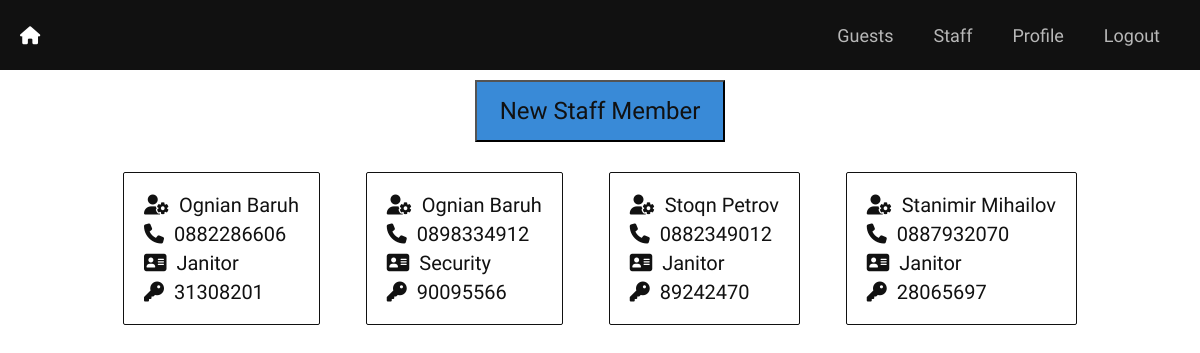
Screenshot of /staff (signed in) with the database file from the repository.
### tables this page shows
CREATE TABLE staff 
	(
		id INTEGER PRIMARY KEY AUTOINCREMENT,
		name TEXT,
		surname TEXT,
		phone_number TEXT,
		position TEXT,
		passcode TEXT
	);

### main.py (the view)
@app.route("/staff", methods=["GET"])
@require_login
def staff():
	staff = Staff.all()
	return render_template("staff/staff.html", staff = staff)

### class_database.py (called while the page is built)
	def __enter__(self):
		self.conn = sqlite3.connect(DB_NAME)
		return self.conn.cursor()

	def __exit__(self, type, value, traceback):
		self.conn.commit()

### class_staff.py (called while the page is built)
    def all():
        with DB() as db:
            rows = db.execute('SELECT * FROM staff').fetchall()
            return [Staff(*row) for row in rows]

### main.py (called while the page is built)
def require_login(func):
	@wraps(func)
	def wrapper(*args, **kwargs):
		if not session.get("SIGNED_IN"):
			return redirect("/login")
		return func(*args, **kwargs)
	return wrapper

### templates/staff/staff.html (shortened to what this page needs)
{% extends "layout.html" %}
{% block css %}
	<link rel="stylesheet" href="{{ url_for('static', filename='css/users.css') }}"/>
{% endblock %}
{% block main %}
<form action='/new_staff'>
	<button type="submit">New Staff Member</button>
</form>
<div class="users">
	{% for member in staff %}
		<div class="user">
			<ul class="fields">
				<li class="field">
					<i class="fas fa-user-cog"></i>{{ member.name }} {{ member.surname }}
				</li>
				<li class="field">
					<i class="fas fa-phone"></i>{{ member.phone_number }}
				</li>
				<li class="field">
					<i class="fas fa-address-card"></i>{{ member.position }}
				</li>
				<li class="field">
					<i class="fas fa-key"></i>{{ member.passcode }}
				</li>
			</ul>
		</div>
	{% endfor %}
</div>
{% endblock %}

### static/css/style.css (style rules this page uses)
* { box-sizing: border-box; font-family: 'Tomorrow', sans-serif; }
body { margin: 0; }

### static/css/users.css (style rules this page uses)
.users { display: flex; margin: 20px auto 0; flex-wrap: wrap; justify-content: space-around; align-items: center; max-width: 1000px; }
.user { border: 0.5px solid #111; border-radius: 2px; padding: 15px; margin: 10px; }
.fields { list-style-type: none; margin: 0; padding: 0; }
.field { font-size: 1.25em; color: #111; margin: 5px; }
i.fas, i.far { margin-right: 10px; }
button { display: block; margin: 10px auto; width: 250px; background: #398ad7; color: #111; padding: 15px; font-size: 1.5em; }

### rows the page displays
staff: name "Ognian", surname "Baruh", phone_number "0882286606", position "Janitor", passcode "31308201"
staff: name "Ognian", surname "Baruh", phone_number "0898334912", position "Security", passcode "90095566"
staff: name "Stoqn", surname "Petrov", phone_number "0882349012", position "Janitor", passcode "89242470"
staff: name "Stanimir", surname "Mihailov", phone_number "0887932070", position "Janitor", passcode "28065697"
